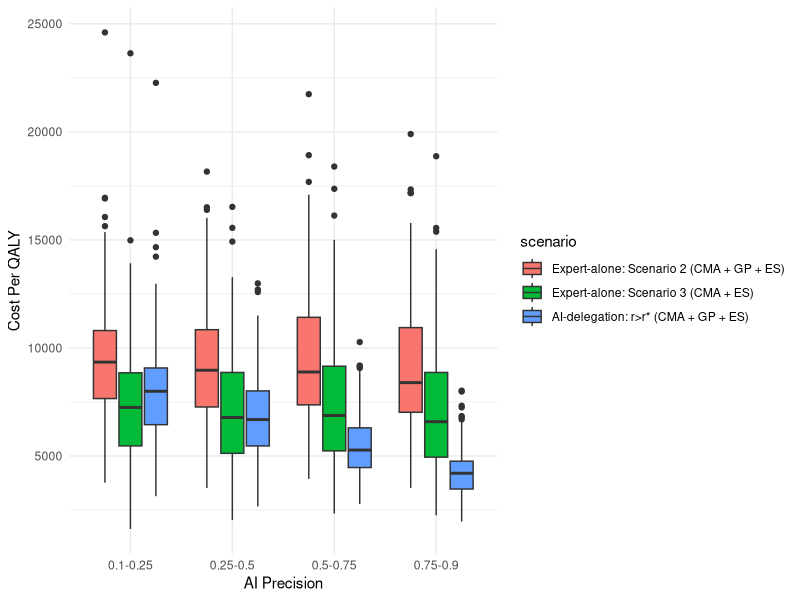
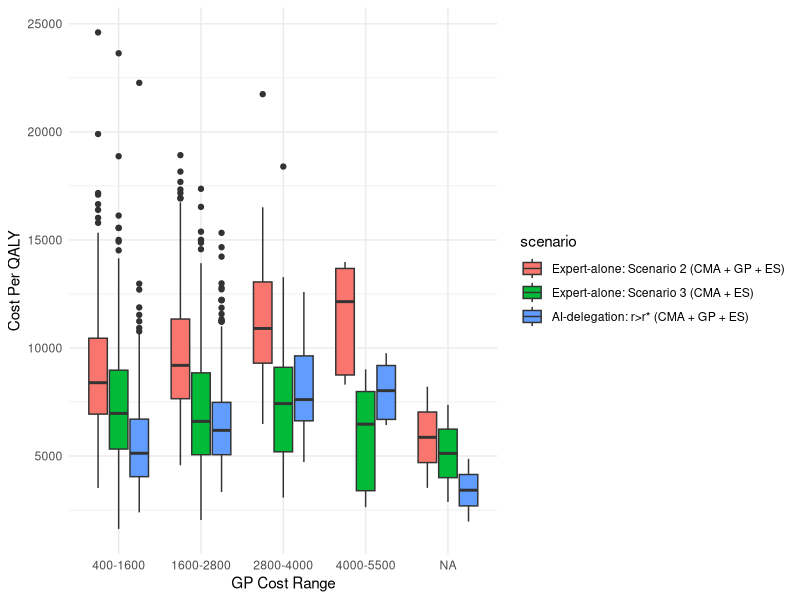

These figures' R source, in order:
## ---- chunk 1
library(tidyverse)
library(ggplot2)
library(dplyr)
library(gridExtra)
library(cowplot)
library(patchwork)
set.seed(123)
## ---- chunk 2
# Define functions
beta_dist <- function(n, mu, sigma){
  a <- mu * ((mu * (1 - mu) / sigma^2) - 1)
  b <- (1 - mu) * ((mu * (1 - mu) / sigma^2) - 1)
  return (rbeta(n, a, b))
}

ppv <- function(se, sp, p){ # se = sensitivity, sp = specificity, p = disease prevalence
  value <- (se * p) / (se * p + ((1 - sp) * (1 - p)))
  return(value) 
}

npv <- function(se, sp, p){
  value <- (sp * (1 - p)) / ((1 - se) * p + sp * (1 - p))
  return (value)
}

# Expected utility
EU <- function(pv, u_t, u_f){   # pv = (PPV OR NPV), u_t = (U_TP OR U_TN), u_f = (U_FP OR U_FN)
  return (pv*u_t + (1-pv)*u_f)
}

# QALY function
qaly <- function(x, tat, u_s0, eu){
  return (tat*u_s0 + (x-tat)*eu)
}
## ---- chunk 3
# Simulate parameters
n <- 1000

# Diagnostic yields
cma_yield <- rbeta(n, 154,1382) # CMA yield
gp_yield <- rbeta(n, 234, 1871)  # gene-panel yield
es_yield_1tier <- rbeta(n, 27, 46)  # WES first-tier yield (mean 0.37)
es_yield_3tier <- rbeta(n, 228, 464) # WES third-tier yield (mean 0.33)
es_yield_2tier <- rbeta(n, 35, 65) # The yield of WES as second-tier test is slightly lower than first-tier but higher than third-tier

# Costs - huge range
expert_fee <- 165 # cost at decision node
es_cost <- rgamma(n, shape = 4, scale = 4847.47/4)
cma_cost <- rlnorm(n, meanlog = log(1000)-0.3^2/2, sdlog = 0.3) 
gp_cost <- rlnorm(n, meanlog = log(1600)-0.4^2/2, sdlog = 0.4)

# Sensitivity & Specificity (derive Beta distribution)
cma_se <- 0.9068
cma_sp <- 0.9440
gp_se <- 0.8960
gp_sp <- 0.9250
es_se <- 0.9593
es_sp <- 0.9933

#Disease prevalence (Beta distribution)
p <- 0.1665

# PPV & NPV
cma_ppv <- ppv(cma_se, cma_sp, p)
cma_npv <- npv(cma_se, cma_sp, p)
gp_ppv <- ppv(gp_se, gp_sp, p)
gp_npv <- npv(gp_se, gp_sp, p)
es_ppv <- ppv(es_se, es_sp, p)
es_npv <- npv(es_se, es_sp, p)

# Turnaround time, measured in weeks - huge range
expert_tat <- 4
cma_tat <- sample(c(1:3), size = n, replace = TRUE) # CMA turnaround time: 1-3 weeks
gp_tat <- sample(c(2:6), size = n, replace = TRUE) # GP turnaround time: 2-6 weeks
es_tat <- sample(c(4:12), size = n, replace = TRUE) #ES turnaround time: 4-12 weeks

cma_only_tat <- ((expert_tat + cma_tat)*7)/365
cma_gp_tat <- ((expert_tat*2 + cma_tat + gp_tat)*7)/365
cma_gp_es_tat <- ((expert_tat*3 + cma_tat + gp_tat + es_tat)*7)/365
cma_es_tat <- ((expert_tat*2 + cma_tat + es_tat)*7)/365
es_only_tat <- ((expert_tat + es_tat)*7)/365
ai_tat1 <- ((expert_tat + cma_tat + gp_tat)*7)/365
ai_tat2 <- ((expert_tat + cma_tat + gp_tat + es_tat)*7)/365

# AI precision, assume that it follows a beta distribution with mean 0.87 & SD 0.1
ai_precision <- runif(n,0.1,0.9)

# utility weight (Beta)
u_tp <- runif(n,0.8,0.9)
u_tn <- runif(n, 0.9, 1)
u_fp <- runif(n,0.7,0.8)
u_fn <- runif(n,-0.5,0)
u_s0 <- 0.5

# expected utility for different outcome states
eu_cma_pos <- EU(cma_ppv, u_tp, u_fp) # CMA, positive
eu_gp_pos <- EU(gp_ppv, u_tp, u_fp) # gene-panel, positive
eu_gp_neg <- EU(gp_npv, u_tn, u_fn) # gene-panel, negative
eu_es_pos <- EU(es_ppv, u_tp, u_fp) # ES, positive
eu_es_neg <- EU(es_npv, u_tn, u_fn) # ES, negative
## ---- chunk 4
generate_data <- function(x) {
  # Scenario 1 (CMA + GP, standard testing)
  s1_cost <- cma_cost 
            + expert_fee 
            + (1-cma_yield)*(gp_cost + expert_fee)  #expected cost
  s1_qaly <- cma_yield*qaly(x,cma_only_tat,u_s0,eu_cma_pos) 
            + (1-cma_yield)*(gp_yield*qaly(x,cma_gp_tat,u_s0,eu_gp_pos) 
            + (1-gp_yield)*qaly(x,cma_gp_tat,u_s0,eu_gp_neg)) #expected QALY
  s1_cpq <- s1_cost/s1_qaly # Cost per QALY
  
  # Effective cost for Scenario 2 (CMA + GP + WES)
  s2_cost <- cma_cost + expert_fee + (1-cma_yield)*(gp_cost + expert_fee + (1-gp_yield)*(es_cost + expert_fee))
  s2_qaly <- cma_yield*qaly(x,cma_only_tat,u_s0,eu_cma_pos) + (1-cma_yield)*(gp_yield*qaly(x,cma_gp_tat,u_s0,eu_gp_pos)   + (1-gp_yield)*es_yield_3tier*qaly(x,cma_gp_es_tat,u_s0,eu_es_pos) + (1-gp_yield)*(1-es_yield_3tier)*qaly(x,cma_gp_es_tat,u_s0,eu_es_neg))
  s2_cpq <- s2_cost/s2_qaly
  
  # Effective cost Scenario 3 (CMA + WES) CMA positive, WES pos & neg
  s3_cost <- cma_cost + expert_fee + (1-cma_yield)*(es_cost + expert_fee) 
  s3_qaly <- cma_yield*qaly(x,cma_only_tat,u_s0,eu_cma_pos) + (1-cma_yield)*(es_yield_2tier*qaly(x,cma_es_tat,u_s0,eu_es_pos) + (1-es_yield_2tier)*qaly(x,cma_es_tat,u_s0,eu_es_neg))
  s3_cpq <- s3_cost/s3_qaly
  
  # Effective cost for Scenario 4 (WES alone)
  s4_cost <- es_cost + expert_fee
  s4_qaly <- es_yield_1tier*qaly(x,es_only_tat,u_s0,eu_es_pos) + (1-es_yield_1tier)*qaly(x,es_only_tat,u_s0,eu_es_neg)
  s4_cpq <- s4_cost/s4_qaly
  
  # Effective cost for AI-delegation mode (r > r*)
  ai_cost <- cma_cost + expert_fee + (1-cma_yield)*(gp_cost + (1-ai_precision)*es_cost) #This is only for r > r*
  ai_qaly <- cma_yield*qaly(x,cma_only_tat,u_s0,eu_cma_pos) + (1-cma_yield)*ai_precision*qaly(x,ai_tat1,u_s0,eu_gp_pos) + (1-cma_yield)*(1-ai_precision)*(es_yield_3tier*qaly(x,ai_tat2,u_s0,eu_es_pos) + (1-es_yield_3tier)*qaly(x,ai_tat2,u_s0,eu_es_neg))
  ai_cpq <- ai_cost/ai_qaly
  
  complete_data <- data.frame(
    scenario = rep(c("Expert-alone: Scenario 1 (CMA + GP)", 
                     "Expert-alone: Scenario 2 (CMA + GP + ES)", 
                     "Expert-alone: Scenario 3 (CMA + ES)", 
                     "Expert-alone: Scenario 4 (ES alone)", 
                     "AI-delegation: r>r* (CMA + GP + ES)"), 
                     each = n),
    
    es_cost = rep(es_cost, 5),
    cma_cost = rep(cma_cost, 5),
    gp_cost = rep(gp_cost, 5),
    es_tat = rep(es_tat, 5),
    cma_tat = rep(cma_tat, 5),
    gp_tat = rep(gp_tat, 5),
    u_tp = rep(u_tp, 5),
    u_fp = rep(u_fp, 5),
    u_tn = rep(u_tn, 5),
    u_fn = rep(u_fn, 5),
    expected_cost = c(s1_cost, s2_cost, s3_cost, s4_cost, ai_cost),
    expected_qaly = c(s1_qaly, s2_qaly, s3_qaly, s4_qaly, ai_qaly),
    cost_per_qaly = c(s1_cpq, s2_cpq, s3_cpq, s4_cpq, ai_cpq),
    ai_performance = rep(ai_precision,5),
    number_of_years = rep(x, 5)
  )
  
  complete_data$scenario <- factor(complete_data$scenario, levels = c("Expert-alone: Scenario 1 (CMA + GP)", 
                                                                      "Expert-alone: Scenario 2 (CMA + GP + ES)", 
                                                         "Expert-alone: Scenario 3 (CMA + ES)", 
                                                         "Expert-alone: Scenario 4 (ES alone)", 
                                                         "AI-delegation: r>r* (CMA + GP + ES)"))
  
  return(complete_data)
}
## ---- chunk 5
x <- 1 #number of years in QALY
data <- generate_data(x)
expert_alone <- data %>% filter(scenario != "AI-delegation: r>r* (CMA + GP + ES)")
ai_delegation <- data %>% filter(scenario %in% c("Expert-alone: Scenario 2 (CMA + GP + ES)", 
                                                 "Expert-alone: Scenario 3 (CMA + ES)", 
                                                 "AI-delegation: r>r* (CMA + GP + ES)"))
## ---- chunk 6
boxplot <- function(data, param, y_var, breaks, labels, x_lab, y_lab){
  
  data <- data %>% mutate(param_bins = cut(data[[param]],
                          breaks = breaks,
                          labels = labels,
                          include.lowest = TRUE))
  
  plot <- ggplot(data, aes(x = param_bins, y = .data[[y_var]], fill = scenario)) + 
    geom_boxplot() + 
    labs(x = x_lab, y = y_lab) + 
    theme_minimal()
  
  return(plot)
}
## ---- chunk 7
# Figure 5a
es_cost_min <- min(expert_alone$es_cost)
es_cost_max <- max(expert_alone$es_cost)

fig5a <- boxplot(expert_alone, "es_cost", "cost_per_qaly", 
                 c(400, 4500, 9000, 13000, 17000), 
                 c("400-4500", "4500-9000", "9000-13000", "13000-17000"),
                 "ES Cost Range", "Cost Per QALY")
## ---- chunk 8
# Figure 6a
fig6a <- boxplot(ai_delegation, "ai_performance", "cost_per_qaly",
                 c(0.1, 0.25, 0.5, 0.75, 0.9), 
                 c("0.1-0.25", "0.25-0.5", "0.5-0.75", "0.75-0.9"), 
                 "AI Precision", "Cost Per QALY")
fig6a
## ---- chunk 9
# Figure 6b
gp_cost_min <- min(ai_delegation$gp_cost)
gp_cost_max <- max(ai_delegation$gp_cost)
fig6b <- boxplot(ai_delegation, "gp_cost", "cost_per_qaly", 
                 c(400, 1600, 2800, 4000,5500), 
                 c("400-1600", "1600-2800", "2800-4000", "4000-5500"),
                 "GP Cost Range", "Cost Per QALY")
fig6b
